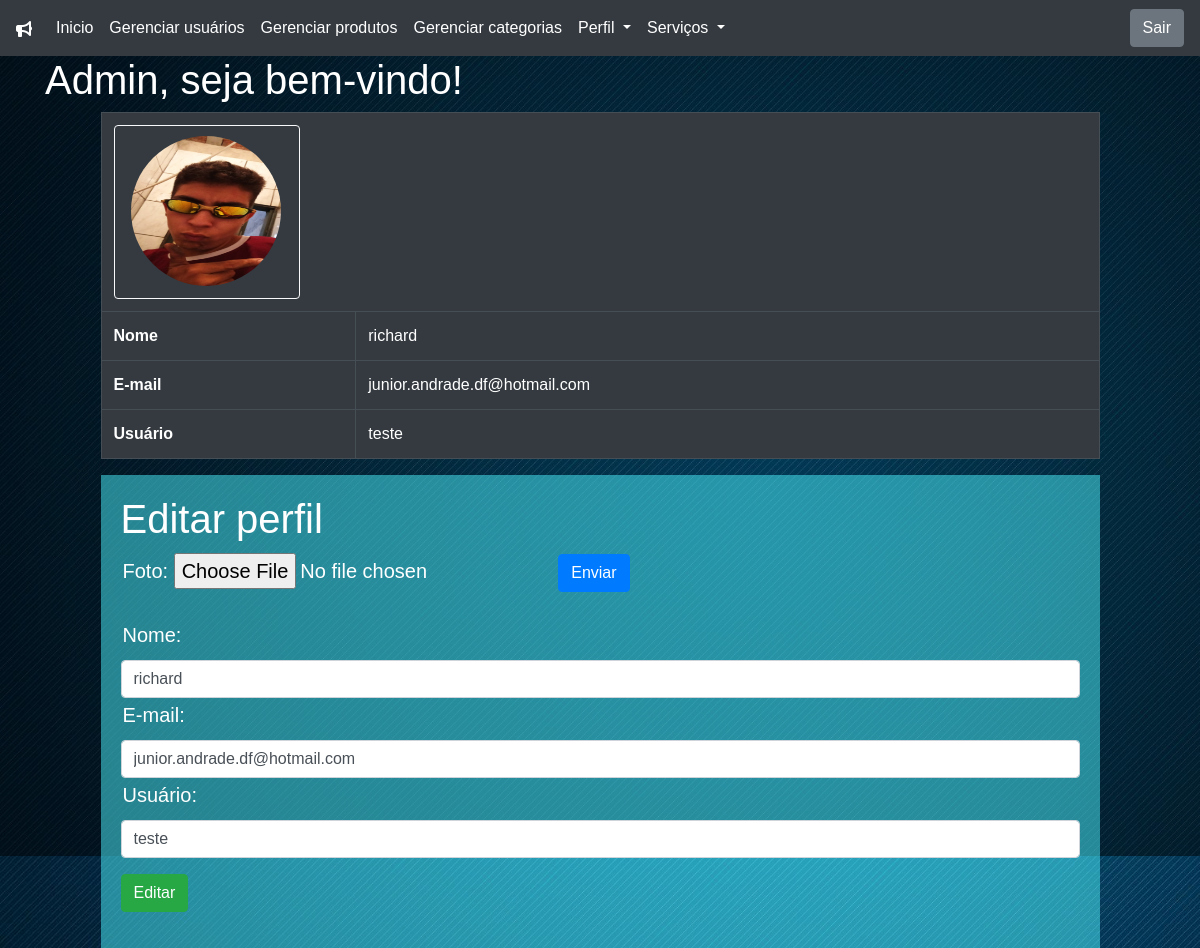
/area-administrador.php?page=editar-perfil (signed in), run on the app's committed database.
### tables this page shows
CREATE TABLE `usuario` (
  `id_usuario` int(11) NOT NULL,
  `nome_usuario` varchar(45) NOT NULL,
  `email_usuario` varchar(45) NOT NULL,
  `usuario` varchar(45) NOT NULL,
  `senha_usuario` varchar(45) NOT NULL,
  `tipo_usuario` char(45) NOT NULL,
  `status_usuario` varchar(45) NOT NULL,
  `foto_usuario` varchar(45) DEFAULT NULL
);

### editar-perfil.php (the view, shortened to what this page needs)
<!DOCTYPE html>
<?php
$result_usuario = "SELECT * FROM usuario WHERE id_usuario=" . $_SESSION["id"];
$resultado_usuario = mysqli_query($conn, $result_usuario);
$row_usuario = mysqli_fetch_assoc($resultado_usuario);
?>
<div id="corpo-index-produto">
    <div class="card-body">
        <div class="form-group">
            <h1>Editar perfil</h1>
            <form action="?page=controle" enctype="multipart/form-data" method="POST">
                <label>Foto:
                <input type="file" name="foto" accept="jpg|jpeg|png|bmp|gif|tiff">
                <button class="btn btn-primary" type="submit"> Enviar</button>
                </label>
            </form>
        </div>
        <div class="form-group">
            <form action="?page=controle" method="POST">
                <label>Nome:</label>
                <input type="text" name="nome_usuario" value="<?php echo $row_usuario['nome_usuario']; ?>" class="form-control">
                <label>E-mail:</label>
                <input type="text" name="email_usuario" value="<?php echo $row_usuario['email_usuario']; ?>" class="form-control">
                <label>Usuário:</label>
                <input type="text" name="usuario" value="<?php echo $row_usuario['usuario']; ?>" class="form-control">
        </div>
        <div class="form-group">
            <button type="submit" class="btn btn-success">
                Editar
            </button>
        </div>

### css/estilo.css (style rules this page uses)
* { margin: 0px; padding: 0px; list-style: none; font-size: 1.0rem; font-family: Arial; }
div#corpo-index input, label { margin-right: auto; margin-left: auto; width: 70%; text-align: center; padding: 2px; font-family: Arial; font-size: 20px; }
html { width: 100%; }
body { background-image: url("../img/background.jpg"); background-repeat: no-repeat; background-size: cover; width: 100%; background-attachment: fixed; }
div#corpo-index-produto { background-color: rgba(76, 243, 255, .5); margin-right: auto; margin-left: auto; width: 90%; }
div#corpo-index-produto label, h1 { text-align: start; color: rgb(255, 255, 255); }

### data on the page
usuario: nome_usuario "richard", email_usuario "junior.andrade.df@hotmail.com", usuario "teste"

### other printed values
$_SESSION["nome"] "richard"
$_SESSION["email"] "junior.andrade.df@hotmail.com"
$_SESSION["usuario"] "teste"
